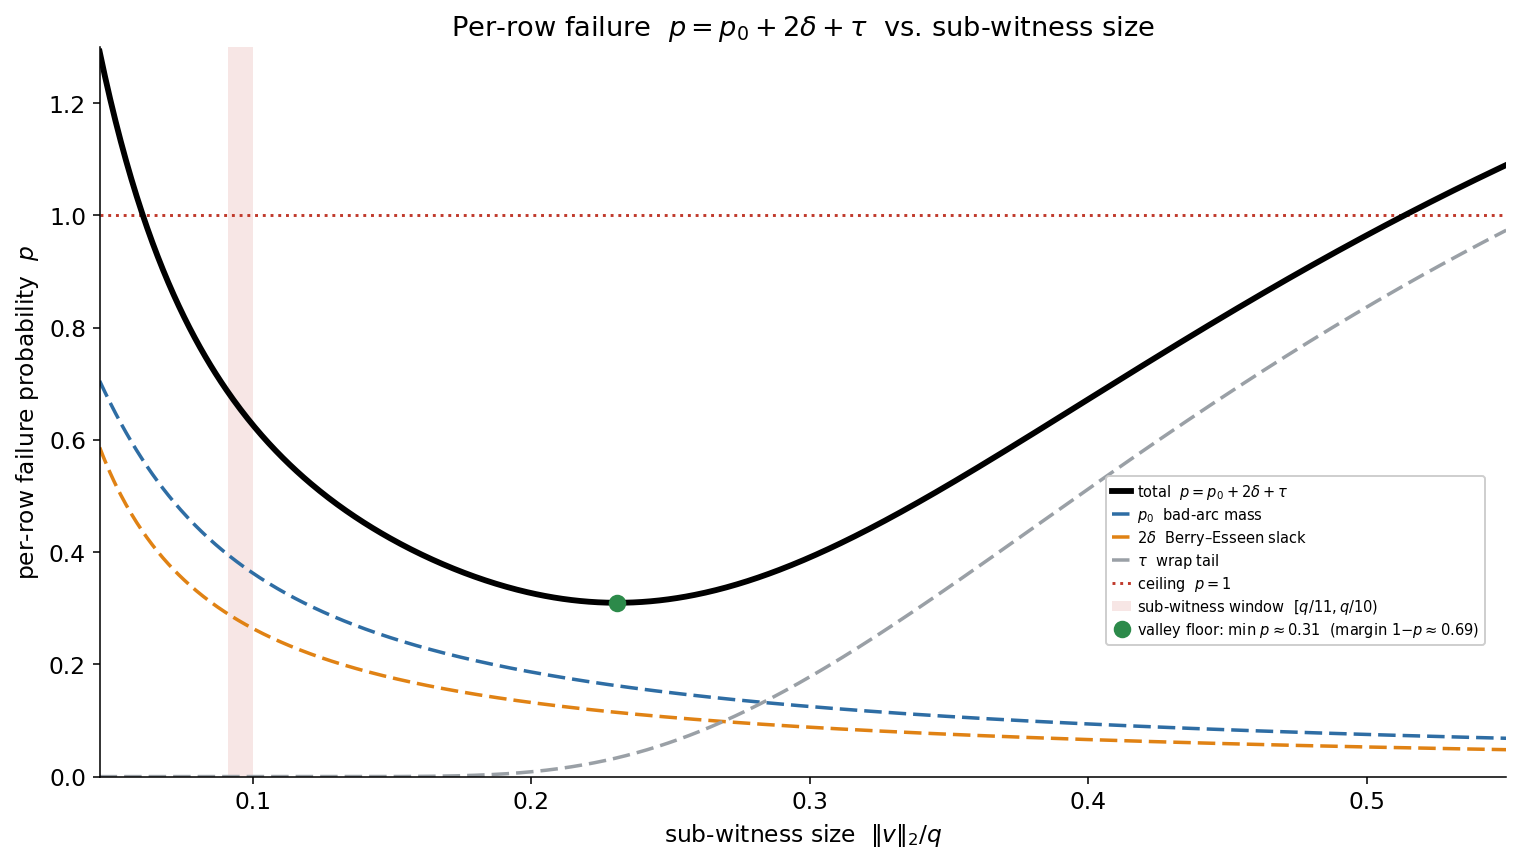

The Python source for this figure:
"""THE CRUX: per-row failure p(sigma) is a valley in the sub-witness spread sigma."""
import numpy as np
import matplotlib.pyplot as plt
from scipy.stats import norm

plt.rcParams.update({"font.size": 12, "axes.titlesize": 14, "axes.linewidth": 0.8,
                     "figure.dpi": 140})
C0, c, winf = 0.56, 1/30., 1/60.                  # q = 1
s   = np.linspace(0.045, 0.55, 800)               # s = ||v||_2 / q
sig = s/np.sqrt(2)
p0  = 2*norm.cdf(c/sig) - 1
d2  = 2*C0*winf/sig
tau = 2*np.exp(-((0.5 - c)**2)/(2*sig**2))
tot = p0 + d2 + tau
BLU, ORA, GRY, RED, GRN = "#2e6da4", "#e08214", "#9aa0a6", "#c0392b", "#2c8a4a"

fig, ax = plt.subplots(figsize=(11, 6.3))
ax.plot(s, tot, color="k",  lw=3.0, zorder=5, label="total  $p=p_0+2\\delta+\\tau$")
ax.plot(s, p0,  color=BLU,  lw=1.8, ls=(0,(5,2)), label="$p_0$  bad-arc mass")
ax.plot(s, d2,  color=ORA,  lw=1.8, ls=(0,(5,2)), label="$2\\delta$  Berry–Esseen slack")
ax.plot(s, tau, color=GRY,  lw=1.8, ls=(0,(5,2)), label="$\\tau$  wrap tail")
ax.axhline(1.0, color=RED, lw=1.5, ls=":", label="ceiling  $p=1$")

# sub-witness window + valley floor
ax.axvspan(1/11, 1/10, color=RED, alpha=0.12, lw=0,
           label="sub-witness window  $[q/11,q/10)$")
i = np.argmin(tot)
ax.plot([s[i]], [tot[i]], "o", color=GRN, ms=8, zorder=6,
        label=f"valley floor: min $p\\approx{tot[i]:.2f}$  (margin $1{{-}}p\\approx{1-tot[i]:.2f}$)")

ax.set_xlim(0.045, 0.55); ax.set_ylim(0, 1.30)
ax.set_xlabel(r"sub-witness size  $\|v\|_2 / q$")
ax.set_ylabel("per-row failure probability  $p$")
ax.set_title(r"Per-row failure  $p=p_0+2\delta+\tau$  vs. sub-witness size")
for sp in ("top", "right"): ax.spines[sp].set_visible(False)

# compact legend in the bottom-right, just above the blue p0 tail
ax.legend(loc="lower right", bbox_to_anchor=(0.99, 0.17), fontsize=7.5, frameon=True,
          framealpha=0.95, edgecolor="#cccccc", borderpad=0.4, labelspacing=0.28,
          handlelength=1.3, handletextpad=0.4)

fig.tight_layout()
out = "/private/tmp/claude-501/-Users-prashanth-Desktop-Research-cryptography-JL-lean/85108a5f-92f8-4859-95d4-6aa61d83cd29/scratchpad/jl_valley.png"
fig.savefig(out, bbox_inches="tight")
print("wrote", out, f"| floor p={tot[i]:.3f} @ s={s[i]:.3f} | window-left p={tot[np.argmin(np.abs(s-1/11))]:.3f}")
